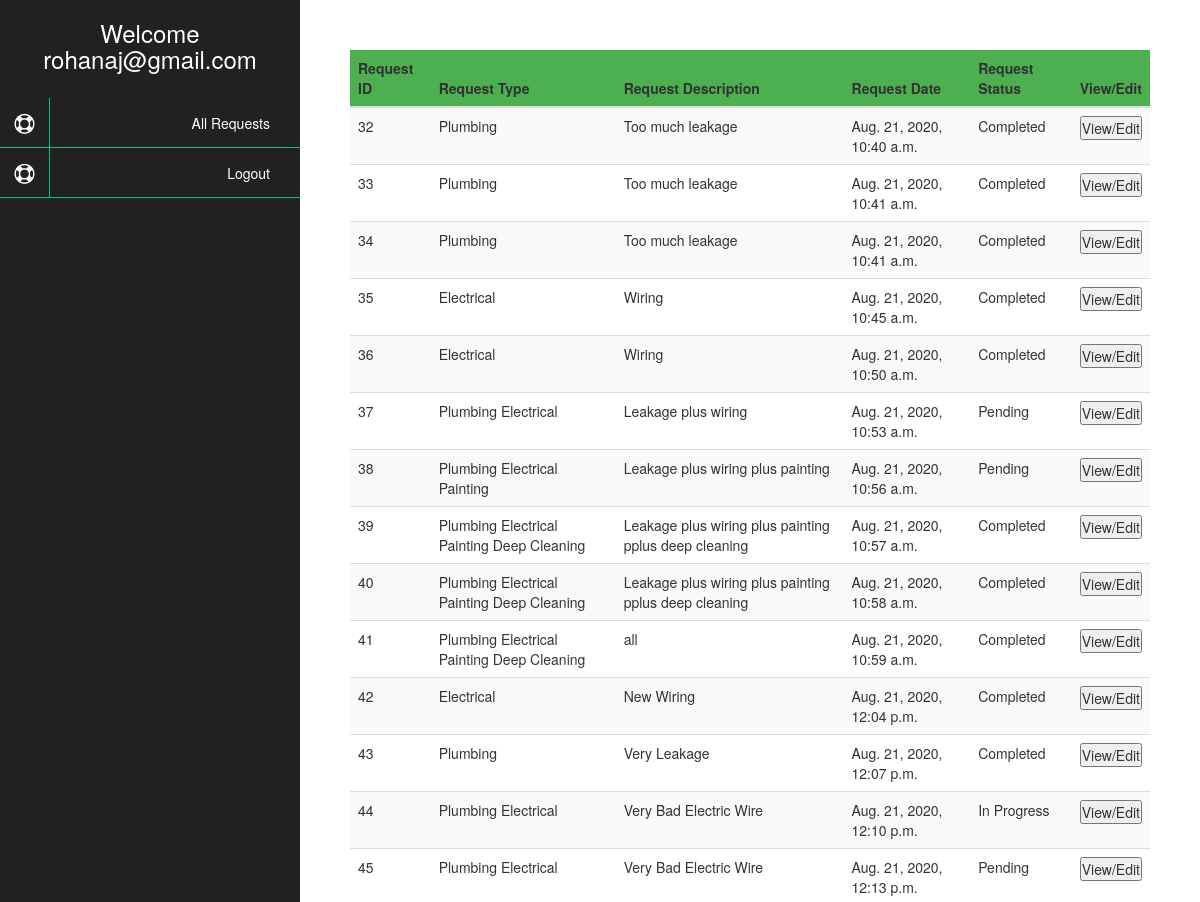
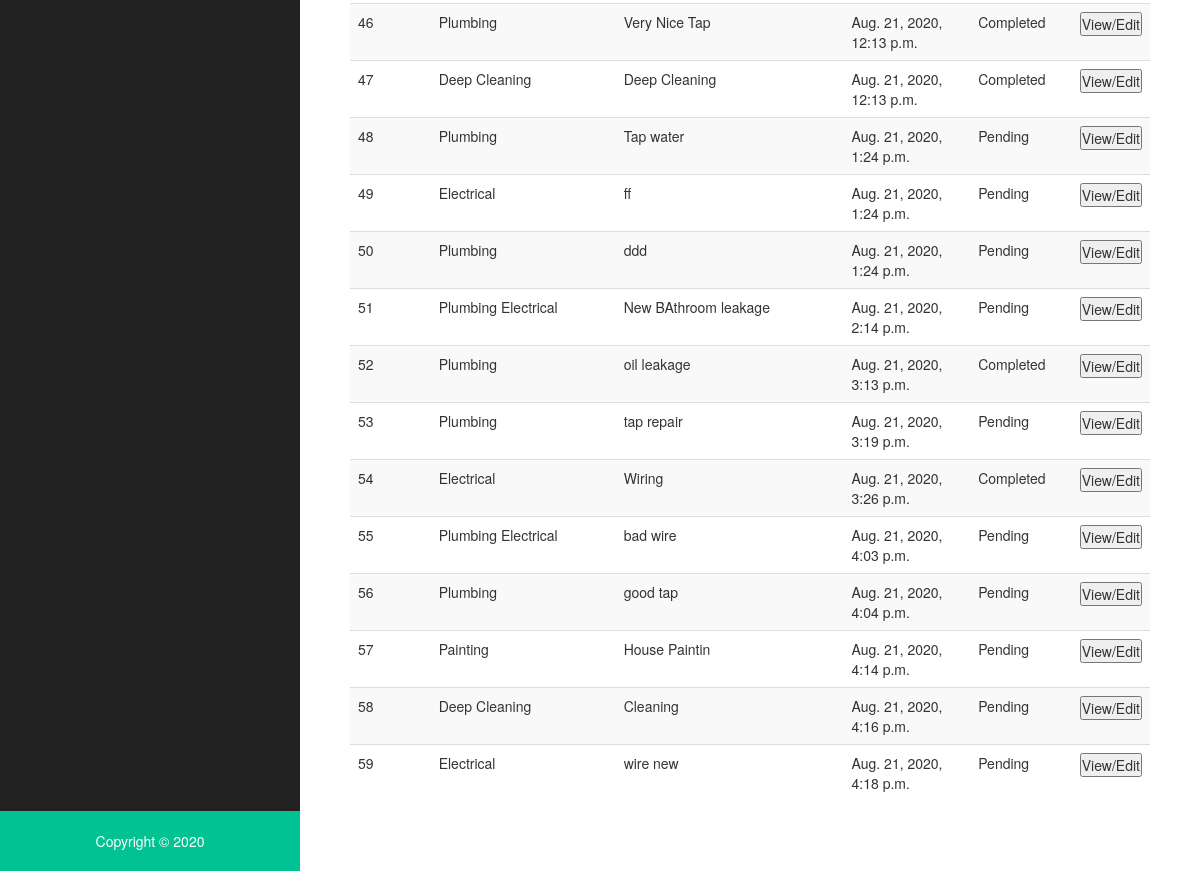
Screenshot of /updaterequestform/ (signed in) with the database file from the repository (2 pictures, top to bottom).
### app/models.py (models this page shows, shortened)
class User(AbstractUser):
    email = models.EmailField(unique=True)
    phone_regex = RegexValidator(regex=r'^[6-9][0-9]{9}$',
                                 message="Phone number must be entered in the format: '9999999999'. Only 10 digits allowed.")
    phone_number = models.CharField(validators=[phone_regex], max_length=10)
    USERNAME_FIELD = 'email'
    REQUIRED_FIELDS = ['phone_number','username']
    def __str__(self):
        return self.email
    class Meta:
        db_table = "user"

class RequestList(models.Model):
    user = models.ForeignKey(User, on_delete=models.CASCADE)
    requesttype = models.ManyToManyField(RequestType)
    requestdesc = models.TextField()
    city = models.TextField()
    state = models.ForeignKey(State,on_delete=models.CASCADE)
    pincode = models.CharField(max_length=10)
    countrycode = models.CharField(max_length=10)
    phone_number = models.CharField(max_length=10)
    status = models.ForeignKey(Status,on_delete=models.CASCADE)
    remarks = models.TextField()
    updated_by =  models.ForeignKey(User,on_delete=models.CASCADE,related_name="updated_by",default=1)
    updated_at = models.DateTimeField(default=now)
    created_at = models.DateTimeField(default=now)

class RequestType(models.Model):
    requesttype = models.CharField(max_length=100)
    def __str__(self):
        return self.requesttype

class Status(models.Model):
    status = models.CharField(max_length=30,null=True)
    def __str__(self):
        return self.status

### frontend/views.py (the view)
# urls.py: path("updaterequestform/",updaterequestform,name="updaterequestform"),
def updaterequestform(request):
    user = User.objects.get(email=request.session["email1"])
    r1 = []
    if user.is_staff == True:
        r1 = RequestList.objects.all()
    else:
        r1 = RequestList.objects.filter(user=user)
    return render(request,"updaterequestform.html",{"r1":r1,"user":user})

### app/models.py (called while the page is built)
    def __str__(self):
        return self.state

### templates/updaterequestform.html (shortened to what this page needs)
<!DOCTYPE html>
<html lang="en">
<head>
    <link rel="stylesheet" href="https://maxcdn.bootstrapcdn.com/font-awesome/4.5.0/css/font-awesome.min.css">
    <link rel="stylesheet" href="/static/css/bootstrap.min.css">
    <link rel="stylesheet" href="/static/css/tree-viewer.css">
    <link rel="stylesheet" href="/static/css/style.css">
</head>
<body>
    <div class="wrapper">
        <div class="left-side">
            <div style="margin-bottom:25px;text-align:center;">
                <h3 style="color:white; margin-top:20px;text-align:center;">Welcome {{request.session.email1}}</h3>
            </div>
            <div class="left-content">
                <ul role="tablist">
                    {% if user.is_staff %}
                     <li role="presentation"><a href="{% url 'updaterequestform' %}" ><span><i class="fa fa-support"></i></span>All Requests</a></li>
                    <li role="presentation"><a href="{% url 'logout' %}" ><span><i class="fa fa-support"></i></span>Logout</a></li>
                    {% endif %}
                </ul>
            </div>
            <div class="copyright">
                <p style="text-align:center;">Copyright &#169; 2020 </p>
            </div>
        </div>
        <div style="background-color:light-blue;">
        <div class="right-side" >
            <div class="right-content">
    <table class="table table-striped">
        <thead>
        <th style="background-color:#4CAF50;">Request ID</th>
        <th style="background-color:#4CAF50;">Request Type</th>
        <th style="background-color:#4CAF50;">Request Description</th>
        <th style="background-color:#4CAF50;">Request Date</th>
        <th style="background-color:#4CAF50;">Request Status</th>
        {% if user.is_staff %}
        <th style="background-color:#4CAF50;">View/Edit</th>
         {% endif %}
        </thead>
        <tbody>
        {% for i in r1 %}
        <tr>
            <form action="http://127.0.0.1:8000/updaterequestsingle/{{i.id}}" method="post">
            <td>{{i.id}}</td>
            <td id="rt"> {% for type in i.requesttype.all %}
            {{type}}{% endfor %}</td>
            <td>{{i.requestdesc}}</td>
            <td>{{i.created_at}}</td>
            <td>{{i.status}}</td>
                {% if user.is_staff %}
            <td><input type="submit" value="View/Edit"></td>
                {% endif %}
                </form>
        </tr>
        {% endfor %}
        </tbody>
    </table>
            </div>
        </div>
        </div>
</body>
</html>

### frontend/static/css/style.css (style rules this page uses)
* { margin: 0px; padding: 0px; }
h1, h2, h3, h4, h5, h6, p { margin-top: 0px; }
body, html { height: 100%; }
.wrapper { position: relative; height: 100%; }
.left-side { background-color: #212121; height: 100%; left: 0; position: fixed; top: 0; width: 300px; }
.left-content { text-align: right; }
.left-content ul li { border-bottom: 1px solid #00c292; display: block; height: 50px; }
.left-content ul li a { color: #fff; line-height: 50px; padding-right: 30px; display: block; text-decoration: none; }
.left-content ul li a span { border-right: 1px solid #00c292; color: #ffffff; display: inline-block; float: left; font-size: 20px; height: 49px; line-height: 50px; text-align: center; width: 50px; }
.copyright { background-color: #00c292; bottom: 0; color: #ffffff; left: 0; padding: 20px; position: absolute; text-align: right; width: 100%; }
.copyright p { margin-bottom: 0px; }
.right-side { padding-left: 300px; }
.right-content { padding: 50px; }

### rows the page displays
User: session.email1 "rohanaj@gmail.com"
RequestList: id "32", requestdesc "Too much leakage", created_at "Aug. 21, 2020, 10:40 a.m.", status "Completed"
RequestType: requesttype "Plumbing"
RequestList: id "33", requestdesc "Too much leakage", created_at "Aug. 21, 2020, 10:41 a.m.", status "Completed"
RequestList: id "34", requestdesc "Too much leakage", created_at "Aug. 21, 2020, 10:41 a.m.", status "Completed"
RequestList: id "35", requestdesc "Wiring", created_at "Aug. 21, 2020, 10:45 a.m.", status "Completed"
RequestType: requesttype "Electrical"
RequestList: id "36", requestdesc "Wiring", created_at "Aug. 21, 2020, 10:50 a.m.", status "Completed"
RequestList: id "37", requestdesc "Leakage plus wiring", created_at "Aug. 21, 2020, 10:53 a.m.", status "Pending"
RequestList: id "38", requestdesc "Leakage plus wiring plus painting", created_at "Aug. 21, 2020, 10:56 a.m.", status "Pending"
RequestType: requesttype "Painting"
RequestList: id "39", requestdesc "Leakage plus wiring plus painting pplus deep cleaning", created_at "Aug. 21, 2020, 10:57 a.m.", status "Completed"
RequestType: requesttype "Deep Cleaning"
RequestList: id "40", requestdesc "Leakage plus wiring plus painting pplus deep cleaning", created_at "Aug. 21, 2020, 10:58 a.m.", status "Completed"
RequestList: id "41", requestdesc "all", created_at "Aug. 21, 2020, 10:59 a.m.", status "Completed"
RequestList: id "42", requestdesc "New Wiring", created_at "Aug. 21, 2020, 12:04 p.m.", status "Completed"
RequestList: id "43", requestdesc "Very Leakage", created_at "Aug. 21, 2020, 12:07 p.m.", status "Completed"
RequestList: id "44", requestdesc "Very Bad Electric Wire", created_at "Aug. 21, 2020, 12:10 p.m.", status "In Progress"
RequestList: id "45", requestdesc "Very Bad Electric Wire", created_at "Aug. 21, 2020, 12:13 p.m.", status "Pending"
RequestList: id "46", requestdesc "Very Nice Tap", created_at "Aug. 21, 2020, 12:13 p.m.", status "Completed"
RequestList: id "47", requestdesc "Deep Cleaning", created_at "Aug. 21, 2020, 12:13 p.m.", status "Completed"
RequestList: id "48", requestdesc "Tap water", created_at "Aug. 21, 2020, 1:24 p.m.", status "Pending"
RequestList: id "49", requestdesc "ff", created_at "Aug. 21, 2020, 1:24 p.m.", status "Pending"
RequestList: id "50", requestdesc "ddd", created_at "Aug. 21, 2020, 1:24 p.m.", status "Pending"
RequestList: id "51", requestdesc "New BAthroom leakage", created_at "Aug. 21, 2020, 2:14 p.m.", status "Pending"
RequestList: id "52", requestdesc "oil leakage", created_at "Aug. 21, 2020, 3:13 p.m.", status "Completed"
RequestList: id "53", requestdesc "tap repair", created_at "Aug. 21, 2020, 3:19 p.m.", status "Pending"
RequestList: id "54", requestdesc "Wiring", created_at "Aug. 21, 2020, 3:26 p.m.", status "Completed"
RequestList: id "55", requestdesc "bad wire", created_at "Aug. 21, 2020, 4:03 p.m.", status "Pending"
RequestList: id "56", requestdesc "good tap", created_at "Aug. 21, 2020, 4:04 p.m.", status "Pending"
RequestList: id "57", requestdesc "House Paintin", created_at "Aug. 21, 2020, 4:14 p.m.", status "Pending"
RequestList: id "58", requestdesc "Cleaning", created_at "Aug. 21, 2020, 4:16 p.m.", status "Pending"
RequestList: id "59", requestdesc "wire new", created_at "Aug. 21, 2020, 4:18 p.m.", status "Pending"
